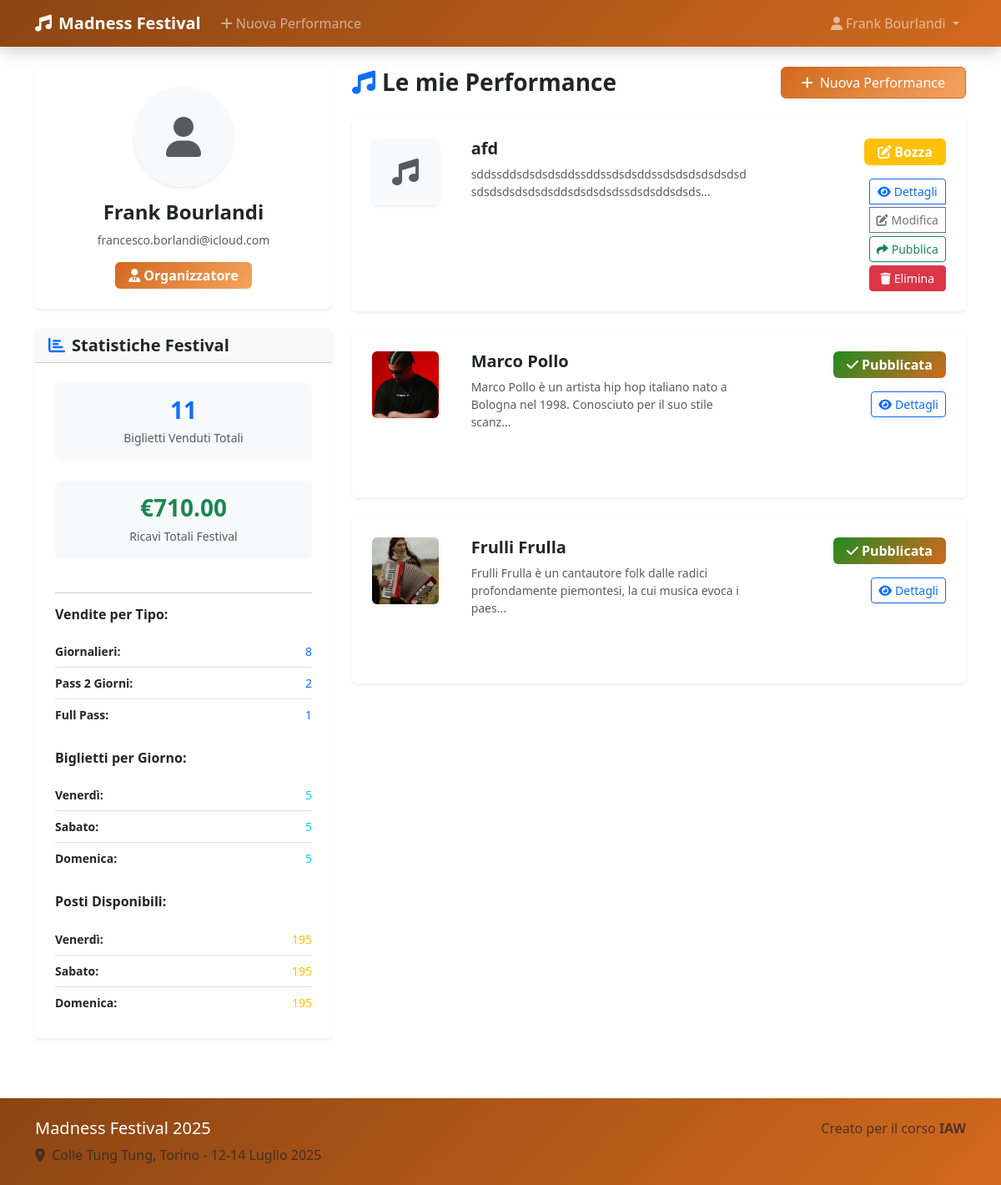
/profile (signed in), run on an earlier commit of the app's database.
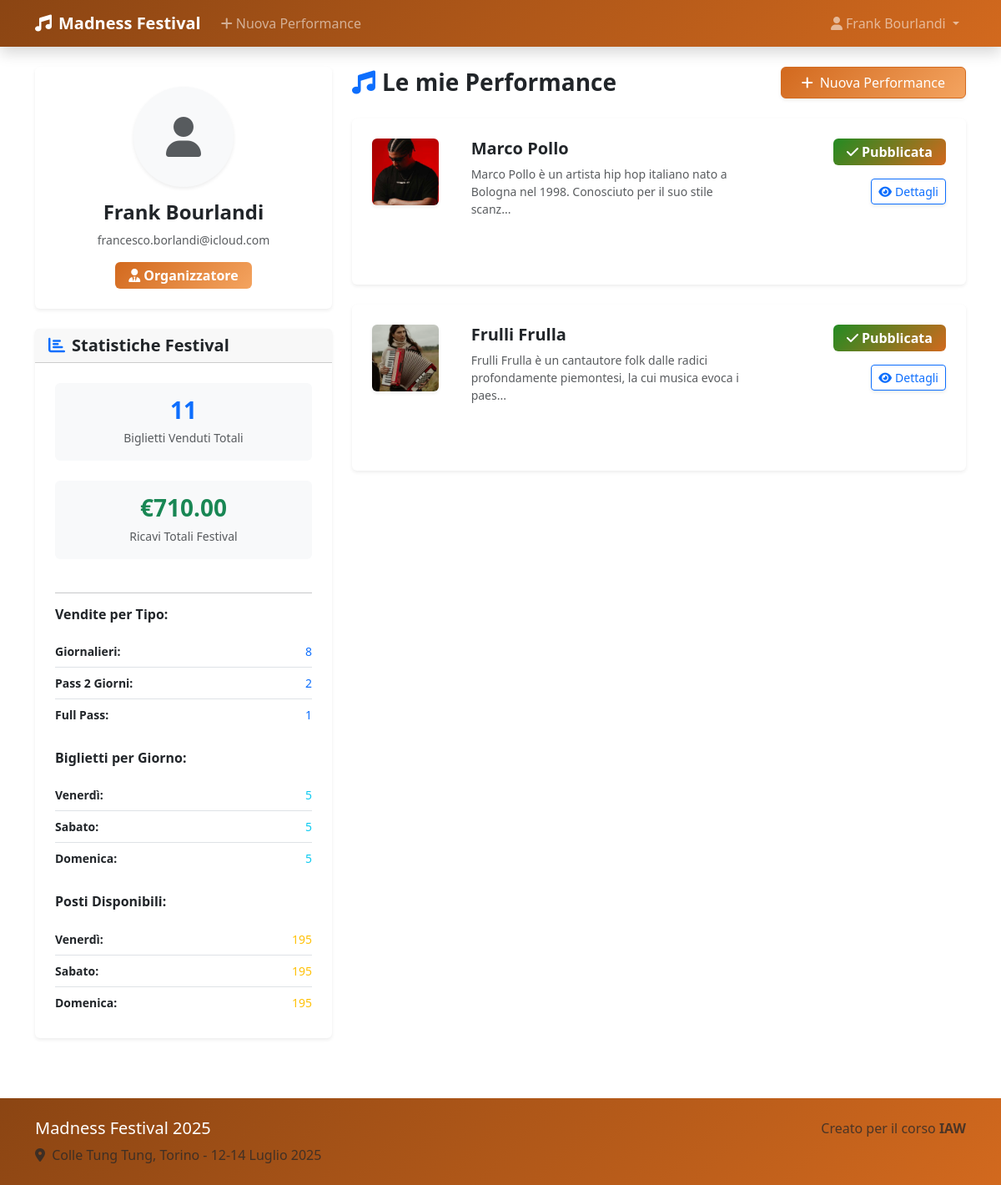
And on a later commit of the database.
### tables this page shows
CREATE TABLE users (
            id INTEGER PRIMARY KEY AUTOINCREMENT,
            email TEXT UNIQUE NOT NULL,
            password TEXT NOT NULL,
            full_name TEXT NOT NULL,
            user_type TEXT NOT NULL CHECK (user_type IN ('participant', 'organizer')),
            profile_image TEXT DEFAULT '',
            created_at TIMESTAMP DEFAULT CURRENT_TIMESTAMP
        );

CREATE TABLE performances (
            id INTEGER PRIMARY KEY AUTOINCREMENT,
            artist_name TEXT UNIQUE NOT NULL,
            day TEXT NOT NULL,
            start_time TEXT NOT NULL,
            duration INTEGER NOT NULL,
            description TEXT NOT NULL,
            stage_id INTEGER NOT NULL,
            genre TEXT NOT NULL,
            performance_image TEXT DEFAULT '',
            organizer_id INTEGER NOT NULL,
            published BOOLEAN DEFAULT 0,
            created_at TIMESTAMP DEFAULT CURRENT_TIMESTAMP,
            FOREIGN KEY (organizer_id) REFERENCES users (id),
            FOREIGN KEY (stage_id) REFERENCES stages (id)
        );

### app.py (the view)
@app.route("/profile")
@login_required
def profile():
    if current_user.user_type == 'participant':
        tickets = tickets_dao.get_user_tickets(current_user.id)
        return render_template("profile_participant.html", tickets=tickets)
    elif current_user.user_type == 'organizer':
        performances = performances_dao.get_organizer_performances(current_user.id)
        stats = tickets_dao.get_festival_stats()
        return render_template("profile_organizer.html",
                             performances=performances,
                             stats=stats)
    else:
        flash("Tipo di utente non riconosciuto", "danger")
        return redirect(url_for("home"))

### app.py (called while the page is built)
@login_manager.user_loader
def load_user(user_id):
    db_user = users_dao.get_user_by_id(user_id)
    if db_user:
        return User(
            id=db_user['id'],
            email=db_user['email'],
            full_name=db_user['full_name'],
            user_type=db_user['user_type'],
            profile_image=db_user['profile_image'] if 'profile_image' in db_user else None
        )
    return None

### performances_dao.py (called while the page is built)
def get_organizer_performances(organizer_id):
    sql = '''SELECT p.*, s.name as stage_name
             FROM performances p
             JOIN stages s ON p.stage_id = s.id
             WHERE p.organizer_id = ?
             ORDER BY
                p.published ASC,    -- Bozze prima (0 < 1)
                p.day ASC,
                p.start_time ASC'''
    conn = sqlite3.connect('db/festival.db')
    conn.row_factory = sqlite3.Row
    cursor = conn.cursor()
    cursor.execute(sql, (organizer_id,))
    performances = cursor.fetchall()
    cursor.close()
    conn.close()
    return performances

### users_dao.py (called while the page is built)
def get_user_by_id(user_id):
    sql = 'SELECT * FROM users WHERE id = ?'
    conn = sqlite3.connect('db/festival.db')
    conn.row_factory = sqlite3.Row
    cursor = conn.cursor()
    cursor.execute(sql, (user_id,))
    user = cursor.fetchone()
    cursor.close()
    conn.close()
    return user if user else None

### templates/profile_organizer.html (shortened to what this page needs)
{% extends "base.html" %}
{% block title %}Pannello Organizzatore - {{ super() }}{% endblock %} {% block
content %}
<main class="container py-4">
  <div class="row">
    <aside class="col-md-4">
      <section class="card profile-card shadow-sm border-0">
        <div class="card-body text-center p-4">
          <div
            class="profile-avatar-placeholder rounded-circle bg-light d-flex align-items-center justify-content-center mx-auto mb-3 shadow-sm"
            style="width: 120px; height: 120px"
          >
            <i class="fas fa-user fa-3x text-muted"></i>
          </div>
          <h1 class="h4 fw-semibold mb-2">{{ current_user.full_name }}</h1>
          <p class="text-muted mb-3 small">{{ current_user.email }}</p>
          <span class="badge bg-primary user-role-badge fs-6 px-3 py-2">
            <i class="fas fa-user-tie me-1"></i>Organizzatore
          </span>
        </div>
      </section>
      <section class="card mt-4 shadow-sm border-0">
        <header class="card-header">
          <h2 class="h5 mb-0 fw-semibold">
            <i class="fas fa-chart-bar me-2 text-primary"></i>Statistiche
            Festival
          </h2>
        </header>
        <div class="card-body p-4">
          <div class="row text-center">
            <div class="col-12 mb-4">
              <div class="statistic-item p-3 bg-light rounded">
                <h3 class="text-primary h3 fw-bold mb-1">
                  {{ stats.total_tickets }}
                </h3>
                <small class="text-muted fw-medium"
                  >Biglietti Venduti Totali</small
                >
              </div>
            </div>
            <div class="col-12 mb-4">
              <div class="statistic-item p-3 bg-light rounded">
                <h3 class="text-success h3 fw-bold mb-1">
                  €{{ stats.total_revenue }}
                </h3>
                <small class="text-muted fw-medium"
                  >Ricavi Totali Festival</small
                >
              </div>
            </div>
          </div>
          <hr class="my-3" />
          <h3 class="h6 fw-semibold mb-3">Vendite per Tipo:</h3>
          <dl class="sales-breakdown mb-4">
            <div class="d-flex justify-content-between border-bottom py-2">
              <dt class="fw-semibold small">Giornalieri:</dt>
              <dd class="mb-0 small text-primary fw-medium">
                {{ stats.by_type.daily }}
              </dd>
            </div>
            <div class="d-flex justify-content-between border-bottom py-2">
              <dt class="fw-semibold small">Pass 2 Giorni:</dt>
              <dd class="mb-0 small text-primary fw-medium">
                {{ stats.by_type['2days'] }}
              </dd>
            </div>
            <div class="d-flex justify-content-between py-2">
              <dt class="fw-semibold small">Full Pass:</dt>
              <dd class="mb-0 small text-primary fw-medium">
                {{ stats.by_type.full }}
              </dd>
            </div>
          </dl>
          <h3 class="h6 fw-semibold mb-3">Biglietti per Giorno:</h3>
          <dl class="sales-breakdown mb-4">
            <div class="d-flex justify-content-between border-bottom py-2">
              <dt class="fw-semibold small">Venerdì:</dt>
              <dd class="mb-0 small text-info fw-medium">
                {{ stats.by_day.venerdi }}
              </dd>
            </div>
            <div class="d-flex justify-content-between border-bottom py-2">
              <dt class="fw-semibold small">Sabato:</dt>
              <dd class="mb-0 small text-info fw-medium">
                {{ stats.by_day.sabato }}
              </dd>
            </div>
            <div class="d-flex justify-content-between py-2">
              <dt class="fw-semibold small">Domenica:</dt>
              <dd class="mb-0 small text-info fw-medium">
                {{ stats.by_day.domenica }}
              </dd>
            </div>
          </dl>
          <h3 class="h6 fw-semibold mb-3">Posti Disponibili:</h3>
          <dl class="sales-breakdown mb-0">
            <div class="d-flex justify-content-between border-bottom py-2">
              <dt class="fw-semibold small">Venerdì:</dt>
              <dd class="mb-0 small text-warning fw-medium">
                {{ stats.available_tickets.venerdi }}
              </dd>
            </div>
            <div class="d-flex justify-content-between border-bottom py-2">
              <dt class="fw-semibold small">Sabato:</dt>
              <dd class="mb-0 small text-warning fw-medium">
                {{ stats.available_tickets.sabato }}
              </dd>
            </div>
            <div class="d-flex justify-content-between py-2">
              <dt class="fw-semibold small">Domenica:</dt>
              <dd class="mb-0 small text-warning fw-medium">
                {{ stats.available_tickets.domenica }}
              </dd>
            </div>
          </dl>
        </div>
      </section>
    </aside>
    <section class="col-md-8">
      <header class="d-flex justify-content-between align-items-center mb-4">
        <h2 class="h3 fw-semibold mb-0">
          <i class="fas fa-music me-2 text-primary"></i>Le mie Performance
        </h2>
        <a
          href="{{ url_for('new_performance') }}"
          class="btn btn-primary shadow-sm px-4"
        >
          <i class="fas fa-plus me-2"></i>Nuova Performance
        </a>
      </header>
      {% if performances %}
      <div class="performances-list">
        {% for performance in performances %}
        <article class="card mb-4 performance-item shadow-sm border-0">
          <div class="card-body p-4">
            <div class="row align-items-start">
              <div class="col-md-2 mb-3 mb-md-0">
                {% if performance.performance_image %}
                <img
                  src="{{ url_for('static', filename='uploads/' + performance.performance_image) }}"
                  class="performance-thumbnail img-fluid rounded shadow-sm"
                  alt="Immagine di {{ performance.artist_name }}"
                  style="width: 80px; height: 80px; object-fit: cover"
                />
                {% else %}
                <div
                  class="performance-thumbnail-placeholder bg-light rounded d-flex align-items-center justify-content-center shadow-sm"
                  style="width: 80px; height: 80px"
                >
                  <i class="fas fa-music fa-2x text-muted"></i>
                </div>
                {% endif %}
              </div>
              <div class="col-md-6 mb-3 mb-md-0">
                <header>
                  <h3 class="card-title mb-2 h5 fw-semibold">
                    {{ performance.artist_name }}
                  </h3>
                </header>
                <p class="card-text small text-muted mb-3">
                  {{ performance.description[:100] }}...
                </p>
                <div class="performance-badges-placeholder mb-3">&nbsp;</div>
              </div>
              <div class="col-md-4">
                <div class="d-flex flex-column align-items-end gap-2">
                  <div class="mb-2">
                    {% if performance.published %}
                    <span class="badge bg-success status-badge fs-6 px-3 py-2">
                      <i class="fas fa-check me-1"></i>Pubblicata
                    </span>
                    {% else %}
                    <span class="badge bg-warning status-badge fs-6 px-3 py-2">
                      <i class="fas fa-edit me-1"></i>Bozza
                    </span>
                    {% endif %}
                  </div>
                  <div class="performance-actions">
                    <div class="btn-group-vertical btn-group-sm d-grid gap-1">
                      <a
                        href="{{ url_for('performance_detail', id=performance.id) }}"
                        class="btn btn-outline-primary btn-sm shadow-sm"
                        title="Visualizza dettagli"
                      >
                        <i class="fas fa-eye me-1"></i>Dettagli
                      </a>
                      {% if not performance.published %}
                      <a
                        href="{{ url_for('edit_performance', id=performance.id) }}"
                        class="btn btn-outline-secondary btn-sm shadow-sm"
                        title="Modifica performance"
                      >
                        <i class="fas fa-edit me-1"></i>Modifica
                      </a>
                      <form
                        method="POST"
                        action="{{ url_for('publish_performance_route', performance_id=performance.id) }}"
                        class="d-inline"
                      >
                        <button
                          type="submit"
                          class="btn btn-outline-success btn-sm w-100 shadow-sm"
                          title="Pubblica performance"
                          onclick="return confirm('Pubblicare questa performance? Non sarà più modificabile.')"
                        >
                          <i class="fas fa-share me-1"></i>Pubblica
                        </button>
                      </form>
                      <form
                        method="POST"
                        action="{{ url_for('delete_performance_route', id=performance.id) }}"
                        style="display: inline-block"
                        onsubmit="return confirm('Sei sicuro di voler eliminare questa performance?')"
                      >
                        <button
                          type="submit"
                          class="btn btn-danger btn-sm w-100"
                        >
                          <i class="fas fa-trash me-1"></i>Elimina
                        </button>
                      </form>
                      {% endif %}
                    </div>
                  </div>
                </div>
              </div>
            </div>
          </div>
        </article>
        {% endfor %}
      </div>
      {% endif %}
    </section>
  </div>
</main>
{% endblock %}

### templates/base.html (shortened to what this page needs)
<!DOCTYPE html>
<html lang="it">
  <head>
    <link
      href="https://cdn.jsdelivr.net/npm/bootstrap@5.3.3/dist/css/bootstrap.min.css"
      rel="stylesheet"
    />
    <link
      href="https://cdnjs.cloudflare.com/ajax/libs/font-awesome/6.0.0/css/all.min.css"
      rel="stylesheet"
    />
    <link
      href="{{ url_for('static', filename='style.css') }}"
      rel="stylesheet"
    />
  </head>
  <body>
    <header>
      <nav class="navbar navbar-expand-lg navbar-dark shadow">
        <div class="container">
          <a class="navbar-brand fw-bold" href="{{ url_for('home') }}">
            <i class="fas fa-music me-2"></i>Madness Festival
          </a>
          <div class="collapse navbar-collapse" id="navbarNav">
            <ul class="navbar-nav me-auto">
              {% if current_user.is_authenticated and current_user.user_type ==
              'organizer' %}
              <li class="nav-item">
                <a class="nav-link" href="{{ url_for('new_performance') }}">
                  <i class="fas fa-plus me-1"></i>Nuova Performance
                </a>
              </li>
              {% endif %}
            </ul>
            <ul class="navbar-nav ms-auto">
              {% if current_user.is_authenticated %}
              <li class="nav-item dropdown">
                <a
                  class="nav-link dropdown-toggle"
                  href="#"
                  data-bs-toggle="dropdown"
                >
                  <i class="fas fa-user me-1"></i>{{ current_user.full_name }}
                </a>
              </li>
              {% endif %}
            </ul>
          </div>
        </div>
      </nav>
    </header>
    <main>{% block content %}{% endblock %}</main>
    <footer class="footer-festival py-4 mt-5">
      <div class="container">
        <div class="row">
          <div class="col-md-6">
            <h5 class="text-white">Madness Festival 2025</h5>
            <p class="text-muted mb-0">
              <i class="fas fa-map-marker-alt me-1"></i>
              Colle Tung Tung, Torino - 12-14 Luglio 2025
            </p>
          </div>
          <div class="col-md-6 text-md-end">
            <p class="text-muted mb-0">
              Creato per il corso <strong>IAW</strong>
            </p>
          </div>
        </div>
      </div>
    </footer>
  </body>
</html>

### static/style.css (style rules this page uses)
:root { --primary: #d2691e; --secondary: #f4a460; --accent: #ff7f50; --dark: #8b4513; --success: #228b22; --gradient-primary: linear-gradient(135deg, var(--primary), var(--secondary)); --gradient-dark: linear-gradient(135deg, var(--dark), var(--primary)); --gradient-success: linear-gradient(135deg, var(--success), var(--primary)); }
.btn-primary { background: var(--gradient-primary) !important; border-color: var(--primary) !important; }
.navbar, .footer-festival { background: var(--gradient-dark) !important; color: white !important; }
.badge.bg-primary { background: var(--gradient-primary) !important; }
.badge.bg-success { background: var(--gradient-success) !important; }

What changed in the data, as far as the page shows it:
removed performances: artist_name "afd", description "sddssddsdsdsdsddssddssdsdsddssdsdsdsdsdsdsdsdsdsdsdsdsdsddsdsdsdsdssdsdsddsdsds", published False (drawn)
